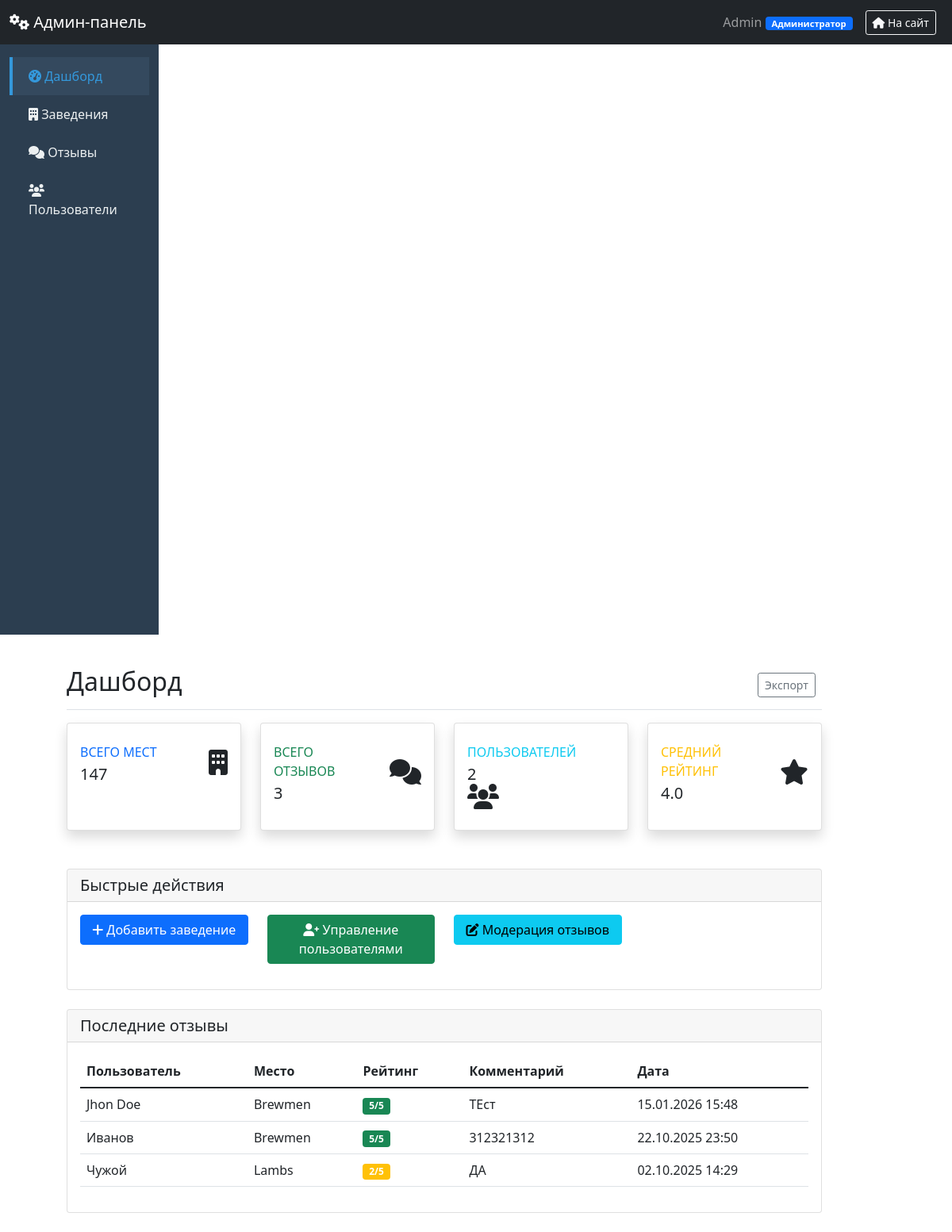
The page /admin/dashboard (signed in) on the database as committed earlier.
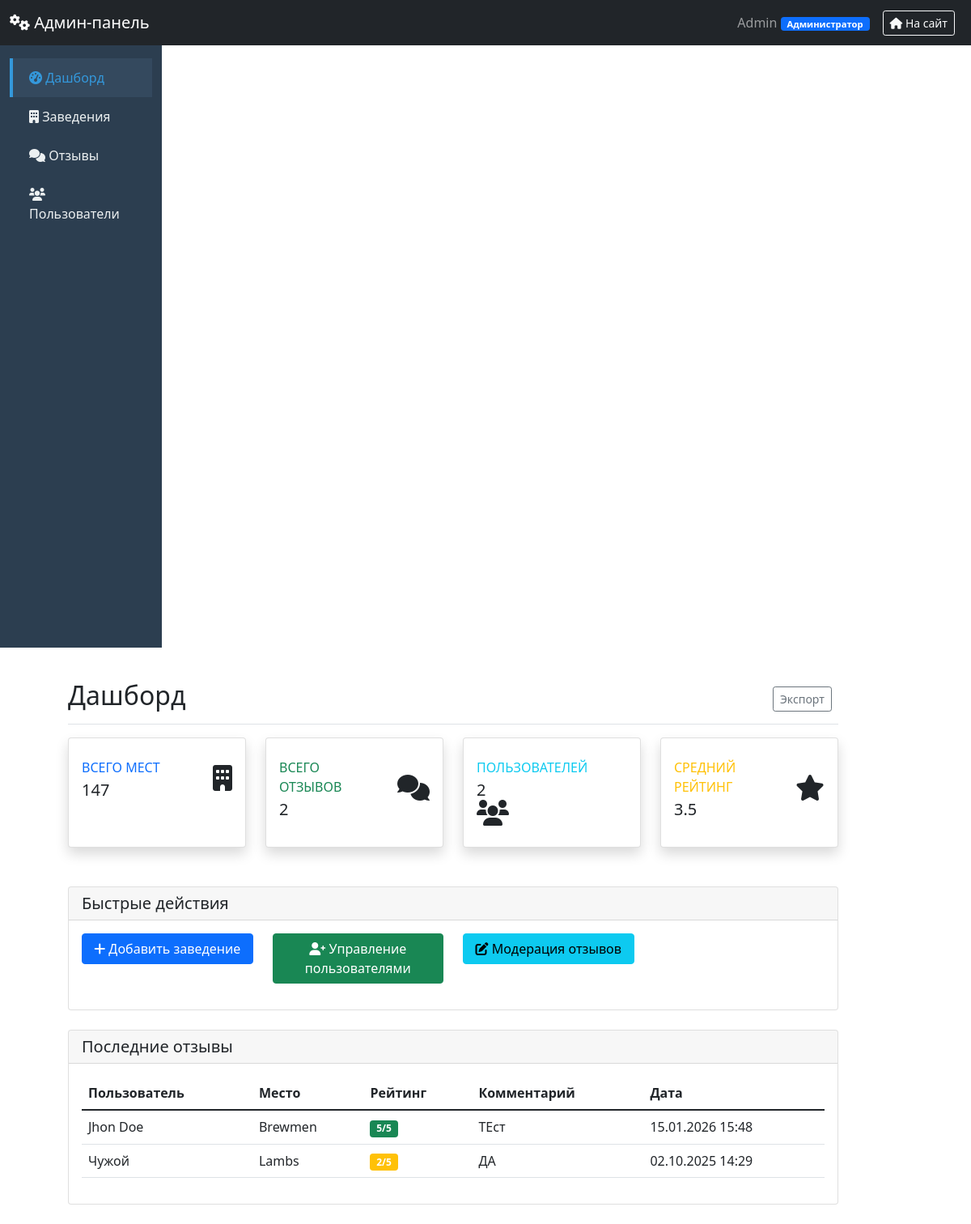
The same page on the database as committed later.
### main.py (models this page shows, shortened)
class User(db.Model):
    id = db.Column(db.Integer, primary_key=True)
    username = db.Column(db.String(150), nullable=False, unique=True)
    password = db.Column(db.String(150), nullable=False)
    role = db.Column(db.String(50), default='trainee')  # trainee, moderator, editor, admin
    created_at = db.Column(db.DateTime, default=datetime.utcnow)
    last_login = db.Column(db.DateTime)
    @property
    def role_display(self):
        return get_role_display_name(self.role)
    def has_permission(self, permission):
        user_permissions = get_role_permissions(self.role)
        return 'all' in user_permissions or permission in user_permissions

class Review(db.Model):
    id = db.Column(db.Integer, primary_key=True)
    restaurant_id = db.Column(db.String(50), nullable=False)
    username = db.Column(db.String(100), nullable=False)
    rating = db.Column(db.Integer, nullable=False)
    comment = db.Column(db.Text)
    created_at = db.Column(db.DateTime, default=get_moscow_time)
    updated_at = db.Column(db.DateTime)  # Добавляем поле для времени редактирования
    likes = db.Column(db.Integer, default=0)
    dislikes = db.Column(db.Integer, default=0)
    user_token = db.Column(db.String(255))  # Для анонимных пользователей
    device_fingerprint = db.Column(db.String(255))  # Добавляем это поле
    user_ratings = db.Column(db.JSON, default=dict)

### main.py (the view)
@app.route('/admin/dashboard')
@admin_required
def admin_dashboard():
    user = User.query.filter_by(username=session['username']).first()
    stats = {
        'total_places': Place.query.count(),
        'total_reviews': Review.query.count(),
        'total_users': User.query.count(),
        'avg_rating': db.session.query(db.func.avg(Review.rating)).scalar() or 0
    }
    recent_reviews = []
    if user.has_permission('edit_review'):
        recent_reviews = Review.query.order_by(Review.created_at.desc()).limit(10).all()
        for review in recent_reviews:
            place = Place.query.get(int(review.restaurant_id)) if review.restaurant_id.isdigit() else None
            review.place_title = place.title if place else review.restaurant_id
    return render_template('admin_dashboard.html',
                           current_user=user,
                           stats=stats,
                           recent_reviews=recent_reviews)

### main.py (called while the page is built)
def get_role_permissions(role):
    role_permissions = {
        'trainee': ['create_place', 'create_category', 'view_stats'],
        'moderator': ['create_place', 'edit_place', 'delete_place',
                      'create_category', 'edit_category', 'delete_category',
                      'edit_review', 'delete_review', 'manage_trainees', 'view_stats'],
        'editor': ['create_place', 'edit_place', 'delete_place',
                   'create_category', 'edit_category', 'delete_category',
                   'edit_review', 'delete_review', 'manage_trainees', 'manage_moderators',
                   'manage_editors', 'view_stats', 'system_settings'],
        'admin': ['all']
    }
    if role not in role_permissions:
        return []
    permissions = role_permissions[role]
    if 'all' in permissions:
        return ['all']  # Специальный маркер для всех прав
    return permissions

def get_role_display_name(role):
    return ROLE_PERMISSIONS.get(role, {}).get('name', role)

def admin_required(f):
    @wraps(f)
    def decorated_function(*args, **kwargs):
        if 'username' not in session:
            flash('Требуется авторизация', 'error')
            return redirect(url_for('index'))
        user = User.query.filter_by(username=session['username']).first()
        from flask import g
        g.current_user = user
        return f(*args, **kwargs)
    return decorated_function

@app.context_processor
def utility_processor():
    def generate_category_en_for_template(category_name):
        """Генерация английского названия категории для шаблонов"""
        return generate_category_en(category_name)
    return {'generate_category_en_for_template': generate_category_en_for_template}

### templates/admin_dashboard.html (shortened to what this page needs)
{% extends "base_admin.html" %}
{% block content %}
<div class="d-flex justify-content-between flex-wrap flex-md-nowrap align-items-center pt-3 pb-2 mb-3 border-bottom">
    <h1 class="h2">Дашборд</h1>
    <div class="btn-toolbar mb-2 mb-md-0">
        <div class="btn-group me-2">
            <button type="button" class="btn btn-sm btn-outline-secondary">Экспорт</button>
        </div>
    </div>
</div>
<div class="row mb-4">
    <div class="col-xl-3 col-md-6 mb-4">
        <div class="card border-left-primary shadow h-100 py-2 stat-card">
            <div class="card-body">
                <div class="row no-gutters align-items-center">
                    <div class="col mr-2">
                        <div class="text-xs font-weight-bold text-primary text-uppercase mb-1">
                            Всего мест
                        </div>
                        <div class="h5 mb-0 font-weight-bold text-gray-800">{{ stats.total_places }}</div>
                    </div>
                    <div class="col-auto">
                        <i class="fas fa-building fa-2x text-gray-300"></i>
                    </div>
                </div>
            </div>
        </div>
    </div>
    <div class="col-xl-3 col-md-6 mb-4">
        <div class="card border-left-success shadow h-100 py-2 stat-card">
            <div class="card-body">
                <div class="row no-gutters align-items-center">
                    <div class="col mr-2">
                        <div class="text-xs font-weight-bold text-success text-uppercase mb-1">
                            Всего отзывов
                        </div>
                        <div class="h5 mb-0 font-weight-bold text-gray-800">{{ stats.total_reviews }}</div>
                    </div>
                    <div class="col-auto">
                        <i class="fas fa-comments fa-2x text-gray-300"></i>
                    </div>
                </div>
            </div>
        </div>
    </div>
    <div class="col-xl-3 col-md-6 mb-4">
        <div class="card border-left-info shadow h-100 py-2 stat-card">
            <div class="card-body">
                <div class="row no-gutters align-items-center">
                    <div class="col mr-2">
                        <div class="text-xs font-weight-bold text-info text-uppercase mb-1">
                            Пользователей
                        </div>
                        <div class="h5 mb-0 font-weight-bold text-gray-800">{{ stats.total_users }}</div>
                    </div>
                    <div class="col-auto">
                        <i class="fas fa-users fa-2x text-gray-300"></i>
                    </div>
                </div>
            </div>
        </div>
    </div>
    <div class="col-xl-3 col-md-6 mb-4">
        <div class="card border-left-warning shadow h-100 py-2 stat-card">
            <div class="card-body">
                <div class="row no-gutters align-items-center">
                    <div class="col mr-2">
                        <div class="text-xs font-weight-bold text-warning text-uppercase mb-1">
                            Средний рейтинг
                        </div>
                        <div class="h5 mb-0 font-weight-bold text-gray-800">{{ stats.avg_rating }}</div>
                    </div>
                    <div class="col-auto">
                        <i class="fas fa-star fa-2x text-gray-300"></i>
                    </div>
                </div>
            </div>
        </div>
    </div>
</div>
<div class="row">
    <div class="col-12">
        <div class="card">
            <div class="card-header">
                <h5 class="card-title mb-0">Быстрые действия</h5>
            </div>
            <div class="card-body">
                <div class="row">
                    {% if current_user.has_permission('create_place') %}
                    <div class="col-md-3 mb-3">
                        <a href="{{ url_for('add_place') }}" class="btn btn-primary w-100">
                            <i class="fas fa-plus"></i> Добавить заведение
                        </a>
                    </div>
                    {% endif %}
                    {% if current_user.role in ['moderator', 'editor', 'admin'] %}
                    <div class="col-md-3 mb-3">
                        <a href="{{ url_for('admin_users') }}" class="btn btn-success w-100">
                            <i class="fas fa-user-plus"></i> Управление пользователями
                        </a>
                    </div>
                    {% endif %}
                    {% if current_user.role in ['moderator', 'editor', 'admin'] %}
                    <div class="col-md-3 mb-3">
                        <a href="{{ url_for('admin_reviews_page') }}" class="btn btn-info w-100">
                            <i class="fas fa-edit"></i> Модерация отзывов
                        </a>
                    </div>
                    {% endif %}
                </div>
            </div>
        </div>
    </div>
</div>
{% if current_user.has_permission('edit_review') %}
<div class="row mt-4">
    <div class="col-12">
        <div class="card">
            <div class="card-header">
                <h5 class="card-title mb-0">Последние отзывы</h5>
            </div>
            <div class="card-body">
                {% if recent_reviews %}
                <div class="table-responsive">
                    <table class="table table-hover">
                        <thead>
                            <tr>
                                <th>Пользователь</th>
                                <th>Место</th>
                                <th>Рейтинг</th>
                                <th>Комментарий</th>
                                <th>Дата</th>
                            </tr>
                        </thead>
                        <tbody>
                            {% for review in recent_reviews %}
                            <tr>
                                <td>{{ review.username }}</td>
                                <td>{{ review.place_title }}</td>
                                <td>
                                    <span class="badge bg-{{ 'success' if review.rating >= 4 else 'warning' }} if review.rating == 3 else 'danger' }}">
                                        {{ review.rating }}/5
                                    </span>
                                </td>
                                <td>{{ review.comment[:50] }}{% if review.comment|length > 50 %}...{% endif %}</td>
                                <td>{{ review.created_at.strftime('%d.%m.%Y %H:%M') }}</td>
                            </tr>
                            {% endfor %}
                        </tbody>
                    </table>
                </div>
                {% else %}
                <p class="text-muted">Нет отзывов для модерации</p>
                {% endif %}
            </div>
        </div>
    </div>
</div>
{% endif %}
{% endblock %}

### templates/base_admin.html (shortened to what this page needs)
<!DOCTYPE html>
<html lang="ru">
<head>
    <link href="https://cdn.jsdelivr.net/npm/bootstrap@5.1.3/dist/css/bootstrap.min.css" rel="stylesheet">
    <link href="https://cdnjs.cloudflare.com/ajax/libs/font-awesome/6.0.0/css/all.min.css" rel="stylesheet">
</head>
<body>
    <nav class="navbar navbar-dark bg-dark">
        <div class="container-fluid">
            <a class="navbar-brand" href="{{ url_for('admin_dashboard') }}">
                <i class="fas fa-cogs"></i> Админ-панель
            </a>
            <div class="d-flex align-items-center">
                <div class="role-tooltip-container">
                    <span class="navbar-text me-3" id="roleBadge" data-role="{{ current_user.role }}">
                        {{ current_user.username }}
                        <span class="badge bg-primary role-badge">
                            {{ current_user.role_display }}
                        </span>
                    </span>
                </div>
                <a href="{{ url_for('index') }}" class="btn btn-outline-light btn-sm me-2">
                    <i class="fas fa-home"></i> На сайт
                </a>
            </div>
        </div>
    </nav>
    <div class="container-fluid">
        <div class="row">
            <div class="col-md-3 col-lg-2 sidebar d-md-block">
                <div class="position-sticky pt-3">
                    <ul class="nav flex-column">
                        <li class="nav-item">
                            <a class="nav-link {{ 'active' if request.endpoint == 'admin_dashboard' }}"
                               href="{{ url_for('admin_dashboard') }}">
                                <i class="fas fa-tachometer-alt"></i> Дашборд
                            </a>
                        </li>
                        <li class="nav-item">
                            <a class="nav-link {{ 'active' if request.endpoint == 'admin_places' }}"
                               href="{{ url_for('admin_places') }}">
                                <i class="fas fa-building"></i> Заведения
                            </a>
                        </li>
                        {% if current_user.role in ['moderator', 'editor', 'admin'] %}
                        <li class="nav-item">
                            <a class="nav-link {{ 'active' if request.endpoint == 'admin_reviews_page' }}"
                               href="{{ url_for('admin_reviews_page') }}">
                                <i class="fas fa-comments"></i> Отзывы
                            </a>
                        </li>
                        {% endif %}
                        {% if current_user.role in ['moderator', 'editor', 'admin'] %}
                        <li class="nav-item">
                            <a class="nav-link {{ 'active' if request.endpoint == 'admin_users' }}"
                               href="{{ url_for('admin_users') }}">
                                <i class="fas fa-users"></i> Пользователи
                            </a>
                        </li>
                        {% endif %}
                    </ul>
                </div>
            </div>
            <main class="col-md-9 ms-sm-auto col-lg-10 px-md-4 py-4">
                {% block content %}{% endblock %}
            </main>
        </div>
    </div>
</body>
</html>

### templates/base_admin.html (style rules this page uses)
.sidebar { width: 200px; min-height: calc(100vh - 56px); background: #2c3e50; }
.sidebar .nav-link { color: #ecf0f1; padding: 12px 20px; border-left: 4px solid transparent; }
.sidebar .nav-link.active { background: #34495e; border-left-color: #3498db; color: #3498db; }
.role-badge { font-size: 0.7em; padding: 3px 8px; }
.stat-card { transition: transform 0.2s; }
.col-md-9 { margin-left: 60px !important; }
.role-tooltip-container { position: relative; display: inline-block; cursor: pointer; }
.role-badge { cursor: pointer; transition: all 0.2s ease; }

Rows that differ between the two databases and show on the page:
removed Review: username "Иванов", place_title "Brewmen", rating "5", comment "312321312", created_at "22.10.2025 23:50"
Other text that changed with them:
{{ stats.total_reviews }}: "3" → "2"
{{ stats.avg_rating }}: "4.0" → "3.5"
